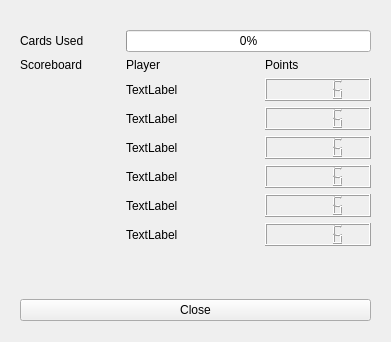
<?xml version="1.0" encoding="UTF-8"?>
<ui version="4.0">
 <class>statusScreen</class>
 <widget class="QWidget" name="statusScreen">
  <property name="geometry">
   <rect>
    <x>0</x>
    <y>0</y>
    <width>391</width>
    <height>342</height>
   </rect>
  </property>
  <property name="windowTitle">
   <string>Form</string>
  </property>
  <widget class="QWidget" name="layoutWidget">
   <property name="geometry">
    <rect>
     <x>20</x>
     <y>30</y>
     <width>351</width>
     <height>291</height>
    </rect>
   </property>
   <layout class="QVBoxLayout" name="verticalLayout">
    <item>
     <layout class="QGridLayout" name="gridLayout">
      <item row="0" column="0">
       <widget class="QLabel" name="cardsUsedLabel">
        <property name="minimumSize">
         <size>
          <width>100</width>
          <height>0</height>
         </size>
        </property>
        <property name="maximumSize">
         <size>
          <width>100</width>
          <height>16777215</height>
         </size>
        </property>
        <property name="text">
         <string>Cards Used</string>
        </property>
       </widget>
      </item>
      <item row="0" column="1">
       <widget class="QProgressBar" name="cardsUsedBar">
        <property name="value">
         <number>0</number>
        </property>
       </widget>
      </item>
     </layout>
    </item>
    <item>
     <layout class="QGridLayout" name="gridLayout_2">
      <item row="3" column="1">
       <widget class="QLabel" name="player3Name">
        <property name="minimumSize">
         <size>
          <width>100</width>
          <height>20</height>
         </size>
        </property>
        <property name="text">
         <string>TextLabel</string>
        </property>
       </widget>
      </item>
      <item row="1" column="1">
       <widget class="QLabel" name="player1Name">
        <property name="minimumSize">
         <size>
          <width>100</width>
          <height>20</height>
         </size>
        </property>
        <property name="text">
         <string>TextLabel</string>
        </property>
       </widget>
      </item>
      <item row="6" column="3">
       <widget class="QLCDNumber" name="player6Points">
        <property name="intValue" stdset="0">
         <number>6</number>
        </property>
       </widget>
      </item>
      <item row="0" column="3">
       <widget class="QLabel" name="pointsLabel">
        <property name="text">
         <string>Points</string>
        </property>
       </widget>
      </item>
      <item row="2" column="1">
       <widget class="QLabel" name="player2Name">
        <property name="minimumSize">
         <size>
          <width>100</width>
          <height>20</height>
         </size>
        </property>
        <property name="text">
         <string>TextLabel</string>
        </property>
       </widget>
      </item>
      <item row="1" column="3">
       <widget class="QLCDNumber" name="player1Points">
        <property name="intValue" stdset="0">
         <number>6</number>
        </property>
       </widget>
      </item>
      <item row="0" column="1">
       <widget class="QLabel" name="playerLabel">
        <property name="minimumSize">
         <size>
          <width>100</width>
          <height>0</height>
         </size>
        </property>
        <property name="text">
         <string>Player</string>
        </property>
       </widget>
      </item>
      <item row="2" column="3">
       <widget class="QLCDNumber" name="player2Points">
        <property name="intValue" stdset="0">
         <number>6</number>
        </property>
       </widget>
      </item>
      <item row="0" column="0">
       <widget class="QLabel" name="scoreboardLabel">
        <property name="minimumSize">
         <size>
          <width>100</width>
          <height>0</height>
         </size>
        </property>
        <property name="maximumSize">
         <size>
          <width>100</width>
          <height>16777215</height>
         </size>
        </property>
        <property name="text">
         <string>Scoreboard</string>
        </property>
       </widget>
      </item>
      <item row="3" column="3">
       <widget class="QLCDNumber" name="player3Points">
        <property name="intValue" stdset="0">
         <number>6</number>
        </property>
       </widget>
      </item>
      <item row="4" column="1">
       <widget class="QLabel" name="player4Name">
        <property name="minimumSize">
         <size>
          <width>100</width>
          <height>20</height>
         </size>
        </property>
        <property name="text">
         <string>TextLabel</string>
        </property>
       </widget>
      </item>
      <item row="4" column="3">
       <widget class="QLCDNumber" name="player4Points">
        <property name="intValue" stdset="0">
         <number>6</number>
        </property>
       </widget>
      </item>
      <item row="5" column="1">
       <widget class="QLabel" name="player5Name">
        <property name="minimumSize">
         <size>
          <width>100</width>
          <height>20</height>
         </size>
        </property>
        <property name="text">
         <string>TextLabel</string>
        </property>
       </widget>
      </item>
      <item row="5" column="3">
       <widget class="QLCDNumber" name="player5Points">
        <property name="intValue" stdset="0">
         <number>6</number>
        </property>
       </widget>
      </item>
      <item row="6" column="1">
       <widget class="QLabel" name="player6Name">
        <property name="minimumSize">
         <size>
          <width>100</width>
          <height>20</height>
         </size>
        </property>
        <property name="text">
         <string>TextLabel</string>
        </property>
       </widget>
      </item>
      <item row="1" column="2">
       <widget class="QLabel" name="player1Color">
        <property name="maximumSize">
         <size>
          <width>20</width>
          <height>20</height>
         </size>
        </property>
        <property name="text">
         <string/>
        </property>
       </widget>
      </item>
      <item row="2" column="2">
       <widget class="QLabel" name="player2Color">
        <property name="maximumSize">
         <size>
          <width>20</width>
          <height>20</height>
         </size>
        </property>
        <property name="text">
         <string/>
        </property>
       </widget>
      </item>
      <item row="3" column="2">
       <widget class="QLabel" name="player3Color">
        <property name="maximumSize">
         <size>
          <width>20</width>
          <height>20</height>
         </size>
        </property>
        <property name="text">
         <string/>
        </property>
       </widget>
      </item>
      <item row="4" column="2">
       <widget class="QLabel" name="player4Color">
        <property name="maximumSize">
         <size>
          <width>20</width>
          <height>20</height>
         </size>
        </property>
        <property name="text">
         <string/>
        </property>
       </widget>
      </item>
      <item row="5" column="2">
       <widget class="QLabel" name="player5Color">
        <property name="maximumSize">
         <size>
          <width>20</width>
          <height>20</height>
         </size>
        </property>
        <property name="text">
         <string/>
        </property>
       </widget>
      </item>
      <item row="6" column="2">
       <widget class="QLabel" name="player6Color">
        <property name="maximumSize">
         <size>
          <width>20</width>
          <height>20</height>
         </size>
        </property>
        <property name="text">
         <string/>
        </property>
       </widget>
      </item>
     </layout>
    </item>
    <item>
     <spacer name="verticalSpacer">
      <property name="orientation">
       <enum>Qt::Vertical</enum>
      </property>
      <property name="sizeHint" stdset="0">
       <size>
        <width>20</width>
        <height>40</height>
       </size>
      </property>
     </spacer>
    </item>
    <item>
     <widget class="QPushButton" name="closeScreenButton">
      <property name="text">
       <string>Close</string>
      </property>
     </widget>
    </item>
   </layout>
  </widget>
 </widget>
 <resources/>
 <connections>
  <connection>
   <sender>closeScreenButton</sender>
   <signal>released()</signal>
   <receiver>statusScreen</receiver>
   <slot>close()</slot>
   <hints>
    <hint type="sourcelabel">
     <x>209</x>
     <y>260</y>
    </hint>
    <hint type="destinationlabel">
     <x>284</x>
     <y>260</y>
    </hint>
   </hints>
  </connection>
 </connections>
</ui>
